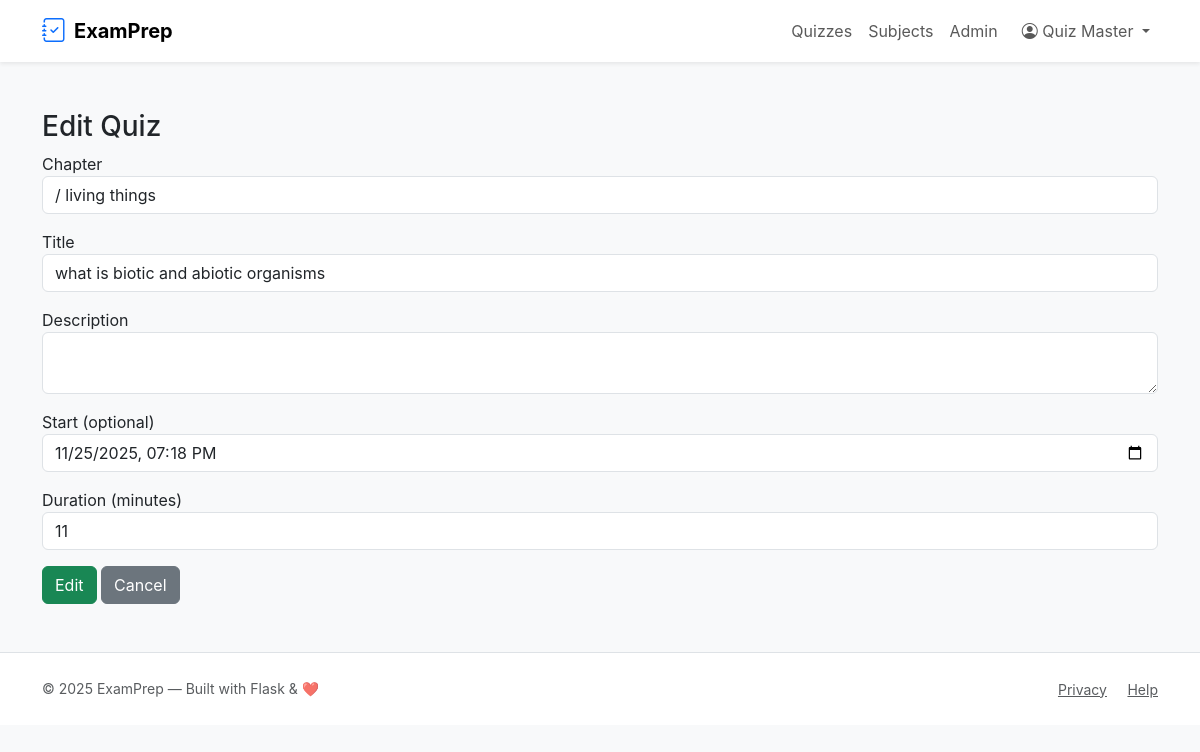
The page /admin/quiz/1/edit (signed in) on the database as committed earlier.
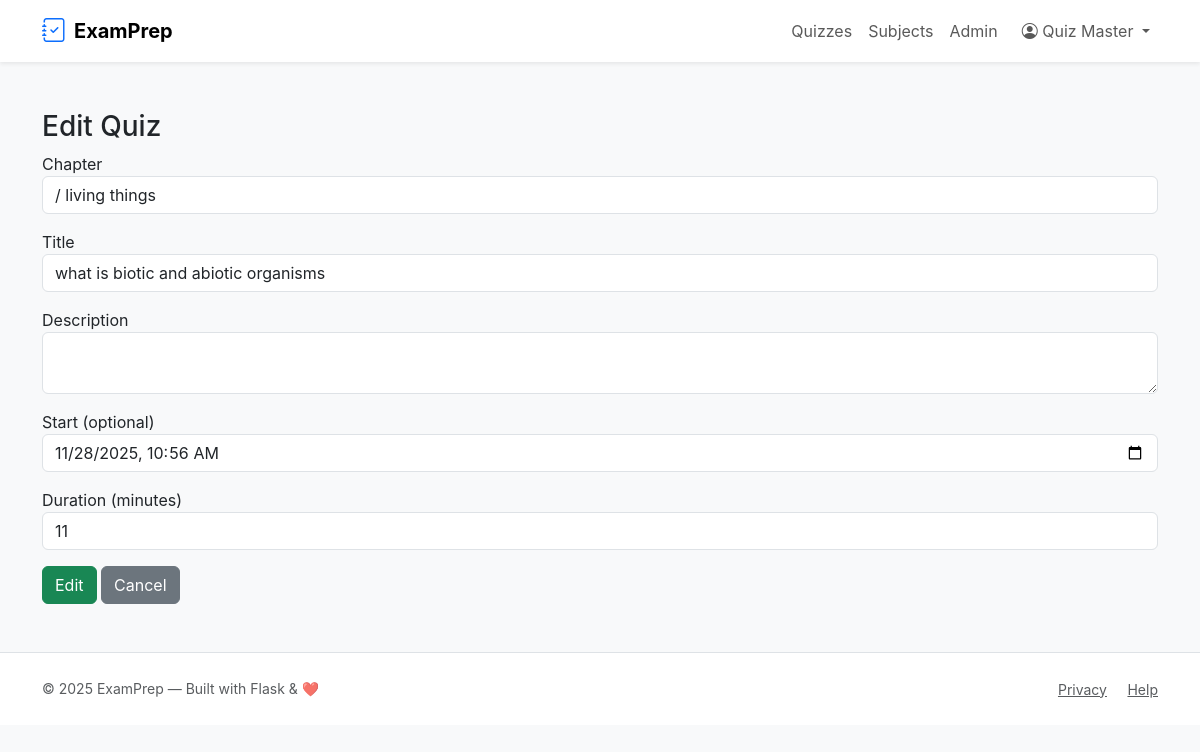
The same page on the database as committed later.
### tables this page shows
CREATE TABLE quizzes (
    id INTEGER PRIMARY KEY AUTOINCREMENT,
    chapter_id INTEGER NOT NULL,
    title TEXT NOT NULL,
    description TEXT,
    start_datetime TEXT,        -- ISO string e.g. 2025-11-16T10:00:00 (UTC)
    duration_minutes INTEGER,   -- duration in minutes (HH*60 + MM)
    is_active INTEGER DEFAULT 1,
    created_on TEXT NOT NULL DEFAULT (datetime('now')),
    FOREIGN KEY(chapter_id) REFERENCES chapters(id) ON DELETE CASCADE
);

### app.py (the view, shortened to what this page needs)
@app.route('/admin/quiz/<int:quiz_id>/edit', methods=['GET','POST'])
@admin_required
def admin_edit_quiz(quiz_id):
    quiz = query_db('SELECT * FROM quizzes WHERE id = ?', (quiz_id,), one=True)
    if not quiz:
        flash('Quiz not found', 'danger')
        return redirect(url_for('admin_quizzes'))
    chapters = query_db('SELECT id, name FROM chapters ORDER BY name')
    return render_template('admin_add_edit_quiz.html', quiz=quiz, chapters=chapters, action='Edit')

### app.py (called while the page is built)
def get_db():
    db = getattr(g, '_database', None)
    if db is None:
        db = g._database = sqlite3.connect(DATABASE)
        db.row_factory = sqlite3.Row
    return db

@app.teardown_appcontext
def close_connection(exc):
    db = getattr(g, '_database', None)
    if db is not None:
        db.close()

def query_db(query, args=(), one=False):
    cur = get_db().execute(query, args)
    rv = cur.fetchall()
    cur.close()
    return (rv[0] if rv else None) if one else rv

def admin_required(f):
    @wraps(f)
    def decorated(*args, **kwargs):
        if 'user_id' not in session or session.get('role') != 'admin':
            flash('Admin access required.', 'danger')
            return redirect(url_for('index'))
        return f(*args, **kwargs)
    return decorated

### templates/admin_add_edit_quiz.html
{% extends 'layout.html' %}
{% block content %}
<h3>{{ action }} Quiz</h3>
<form method="post">
  <div class="mb-3">
    <label>Chapter</label>
    <select class="form-control" name="chapter_id" required>
      {% for ch in chapters %}
        <option value="{{ ch.id }}">{{ ch.subject_name }} / {{ ch.name }}</option>
      {% endfor %}
    </select>
  </div>
  <div class="mb-3"><label>Title</label><input class="form-control" name="title" value="{{ quiz.title if quiz else '' }}" required></div>
  <div class="mb-3"><label>Description</label><textarea class="form-control" name="description">{{ quiz.description if quiz else '' }}</textarea></div>
  <div class="mb-3"><label>Start (optional)</label><input type="datetime-local" class="form-control" name="start_datetime" value="{{ quiz.start_datetime if quiz and quiz.start_datetime else '' }}"></div>
  <div class="mb-3"><label>Duration (minutes)</label><input type="number" class="form-control" name="duration_minutes" value="{{ quiz.duration_minutes if quiz else 0 }}"></div>
  <button class="btn btn-success">{{ action }}</button>
  <a class="btn btn-secondary" href="{{ url_for('admin_quizzes') }}">Cancel</a>
</form>
{% endblock %}

Rows that differ between the two databases and show on the page:
changed quizzes "what is biotic and abiotic organisms": start_datetime "11/25/2025 19:18" → "11/28/2025 10:56"
